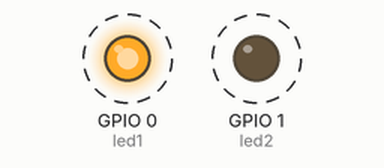
A program run on a simulated ESP32 board running MicroPython. On the bench: output pins drawn as LEDs (lit = HIGH). Dashed ring = blinking.

Above: at 0.2 s.
Timing chart, 0 to 3.0 s (numbered marks = the images above):
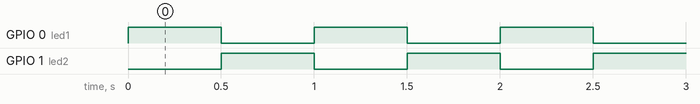

The program:

blink_pair.py
```python
# blink_pair.py
#
# Blink 2 LEDs on and off at 1 Hz, with opposite polarity
# ESP32 C3

from machine import Pin
from time import sleep

led1 = Pin(0, Pin.OUT)
led2 = Pin(1, Pin.OUT)

try:
    while True:
        led1.on()
        led2.off()
        sleep(0.5)
        led1.off()
        led2.on()
        sleep(0.5)

except KeyboardInterrupt:
    print('Exiting\n')
```

Measured:
- by itself, GPIO 0 (led1), GPIO 1 (led2): alternates HIGH for 0.50 s and LOW for 0.50 s
